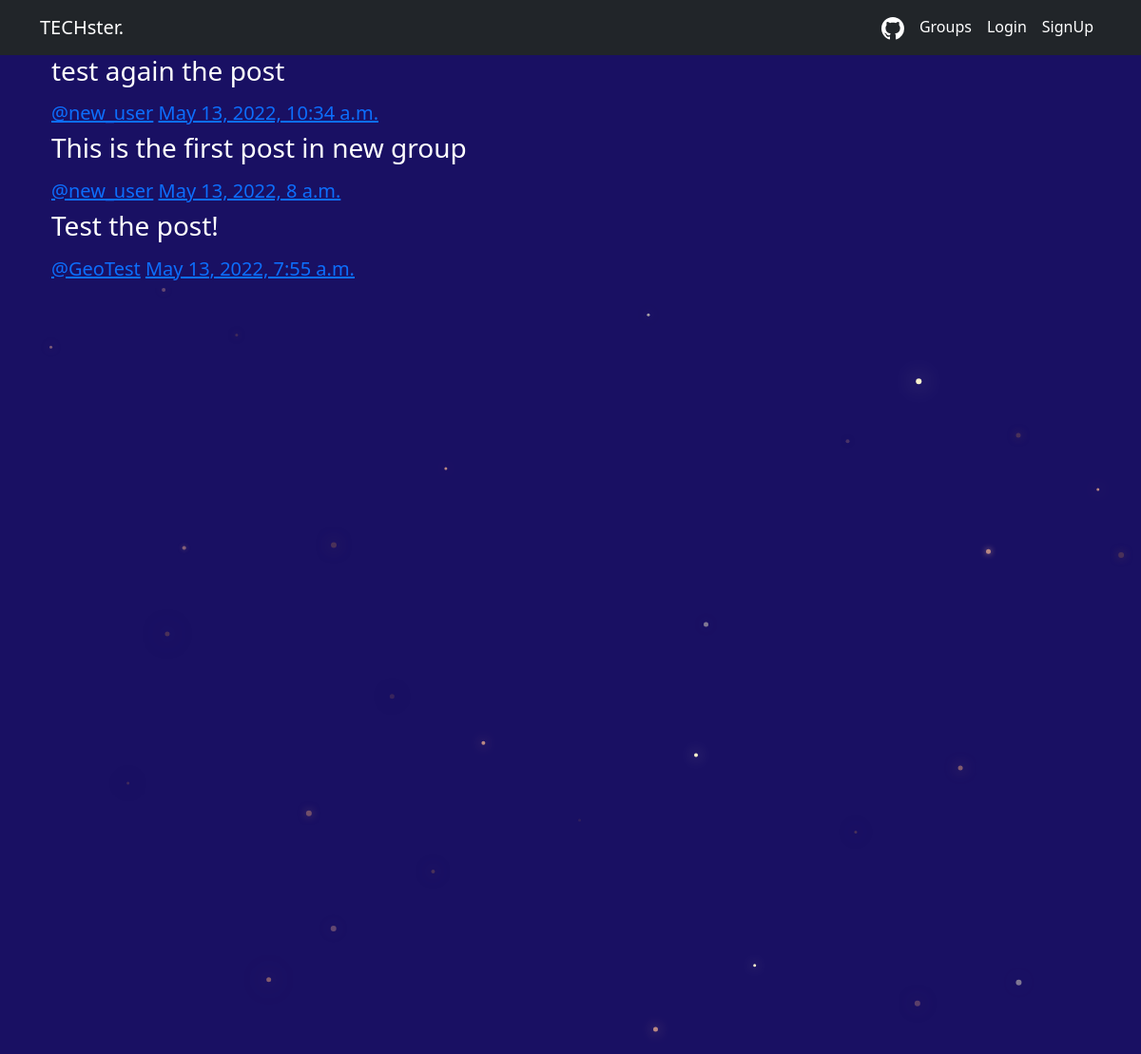
/posts/, run on the app's committed database.
### posts/models.py (models this page shows, shortened)
class Post(models.Model):
    user = models.ForeignKey(User, related_name='posts', on_delete=models.CASCADE)
    created_at = models.DateTimeField(auto_now=True)
    message = models.TextField()
    message_html = models.TextField(editable=False)
    group = models.ForeignKey(Group, related_name='posts', null=True, blank=True, on_delete=models.CASCADE)
    class Meta:
        ordering = ['-created_at']
        unique_together = ['user', 'message']

### posts/views.py (the view)
# urls.py: path('', views.PostList.as_view(), name='all'),
class PostList(SelectRelatedMixin, generic.ListView):
    model = models.Post
    select_related = ('user', 'group')

### posts/templates/posts/post_list.html (shortened to what this page needs)
{% extends 'posts/post_base.html' %}
{% block post_content %}
{% for post in post_list %}
    {% include "posts/_post.html" %}
{% endfor %}
{% endblock post_content %}

### posts/templates/posts/_post.html (shortened to what this page needs)
<div class="post media">
    <h3>{{post.message_html|safe}}</h3>
    <div class="media-body">
        <h5 class="media-heading">
        <span class="username">
            <a href="{% url 'posts:for_user' username=post.user.username %}">@{{ post.user.username}}<a/>
        </span>
        <time class="time">
            <a href="{% url 'posts:single' username=post.user.username  pk=post.pk %}">
                {{ post.created_at }}
            </a>
        </time>
        </h5>
    </div>
</div>

### static/simplesocial/CSS/master.css (style rules this page uses)
body { margin: 0; overflow: scroll; background-color: #191063; color:white; }

### data on the page
Post: message_html "test again the post", user.username "new_user", created_at "May 13, 2022, 10:34 a.m."
Post: message_html "This is the first post in new group", user.username "new_user", created_at "May 13, 2022, 8 a.m."
Post: message_html "Test the post!", user.username "GeoTest", created_at "May 13, 2022, 7:55 a.m."
